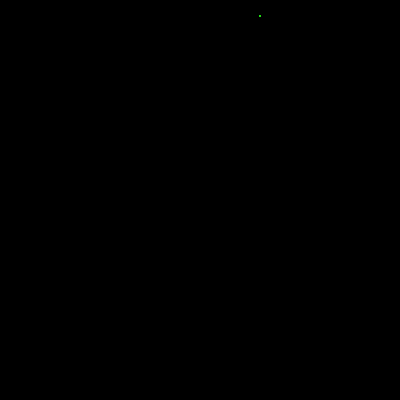
Frame 1 (no input)
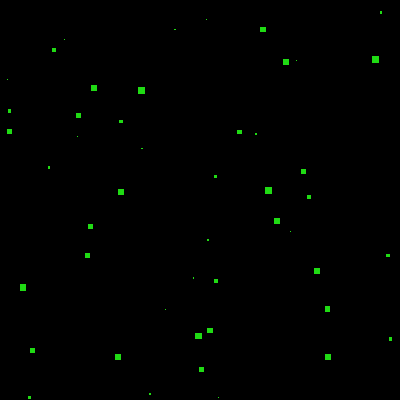
Frame 60 (the mouse pressed at the canvas centre just before this capture)
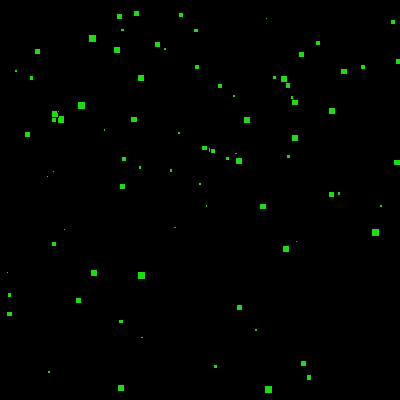
Frame 120 (the mouse held since frame 60 and released just before this capture)

The Processing sketch that drew these frames (run headless with seeded random() and noise(); from frame 60 on, the mouse is pressed at the canvas centre):

// Processing sketch: processing_146437
// ── processing_146437.pde




ArrayList<Matrix> squares;  //array list

void setup(){  
  size(400,400);
  background(0); // black
  smooth();

  

  

squares = new ArrayList<Matrix>();

//square
squares.add(new Matrix());
  

}

void draw(){
  background(0); //black
  
  

  for(int i = 0; i < squares.size(); i++){
    Matrix othersquare = squares.get(i);  
    othersquare.update();
    othersquare.display(); 
  }

//makes many squares 
squares.add(new Matrix());
  
}




class Matrix{
  
float posx, posy;  
float radius;  
float fallspeed;  
float ground;  
 
 //constructor
 Matrix(){
  posx = random(width);  //where the square will be
  posy = 0; 
  radius = random(1,8); //how big the square will be
  fallspeed = random(5,15);  //how fast it will go

 }
 
 
 void update(){

  posy += fallspeed;  // 
  
  
 }
  
  
  void display(){
   
    fill(32,219,20);//green
    rect(posx,posy,radius,radius);//squares
    
   
 
 
    
      if(mousePressed){
      fallspeed = random(1,5);
      }else{
        fallspeed = random(5,10); //if you press the mouse, the cubes will slow down, if you let go, they will go back to the same speed.
    }
  }  
}
